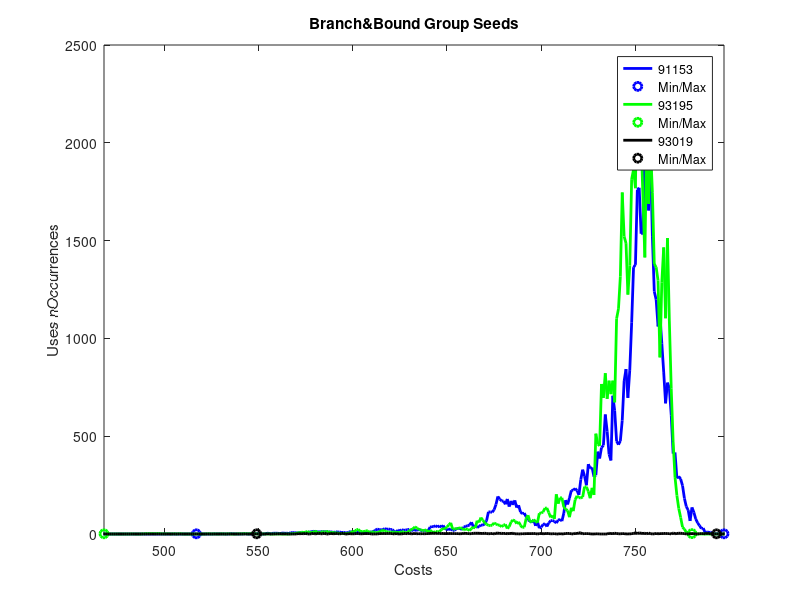

Here is the MATLAB script that generated this plot:
%% Branch and Bound Max
% Seeds = 93195 93019 91153
clear;
clc;


T17_91153 = load("histo_cost_17_91153.txt");
T17_93195 = load("histo_cost_17_93195.txt");
T17_93019 = load("histo_cost_17_93019.txt");

%subplot(3, 1, 1)
n_costs = T17_91153;
[lin, col] = size(n_costs);
costs = [1 : 1 : lin];

first1 = find(n_costs, 1, "first");
last1 = find(n_costs, 1, 'last');

plot_1 = plot(costs, n_costs, "b", "LineWidth", 2)
hold on
plot_2 = plot([costs(first1) costs(last1)], [n_costs(first1) n_costs(last1)], "bo", "LineWidth", 2)
hold on

title('Branch&Bound Group Seeds')
xlabel('Costs')
ylabel('Uses nOccurrences')
xlim([first1 last1])
%set(gca, 'YScale', 'log')

%subplot(3, 1, 2)
n_costs = T17_93195;
[lin, col] = size(n_costs);
costs = [1 : 1 : lin];

first2 = find(n_costs, 1, "first")
last2 = find(n_costs, 1, 'last')

if first2 < first1
    first = first2
else
    first = first1
end

if last2 > last1
    last = last2
else
    last = last1
end

plot_3 = plot(costs, n_costs, "g", "LineWidth", 2)
hold on
plot_4 = plot([costs(first2) costs(last2)], [n_costs(first2) n_costs(last2)], "go", "LineWidth", 2)
hold on

title('Branch&Bound Group Seeds')
xlabel('Costs')
ylabel('Uses nOccurrences')
xlim([first last])
%set(gca, 'YScale', 'log')



n_costs = T17_93019;
[lin, col] = size(n_costs);
costs = [1 : 1 : lin];

first3 = find(n_costs, 1, "first")
last3 = find(n_costs, 1, 'last')

if first3 < first
    first = first3
end

if last3 > last
    last = last3
end


plot_5 = plot(costs, n_costs, "black", "LineWidth", 2)
hold on
plot_6 = plot([costs(first3) costs(last3)], [n_costs(first3) n_costs(last3)], "blacko", "LineWidth", 2)
hold on

legend([plot_1 plot_2, plot_3, plot_4 plot_5, plot_6], "91153", "Min/Max", "93195", "Min/Max", "93019", "Min/Max")


title('Branch&Bound Group Seeds')
xlabel('Costs')
ylabel('Uses nOccurrences')
xlim([first last])
%set(gca, 'YScale', 'log')











